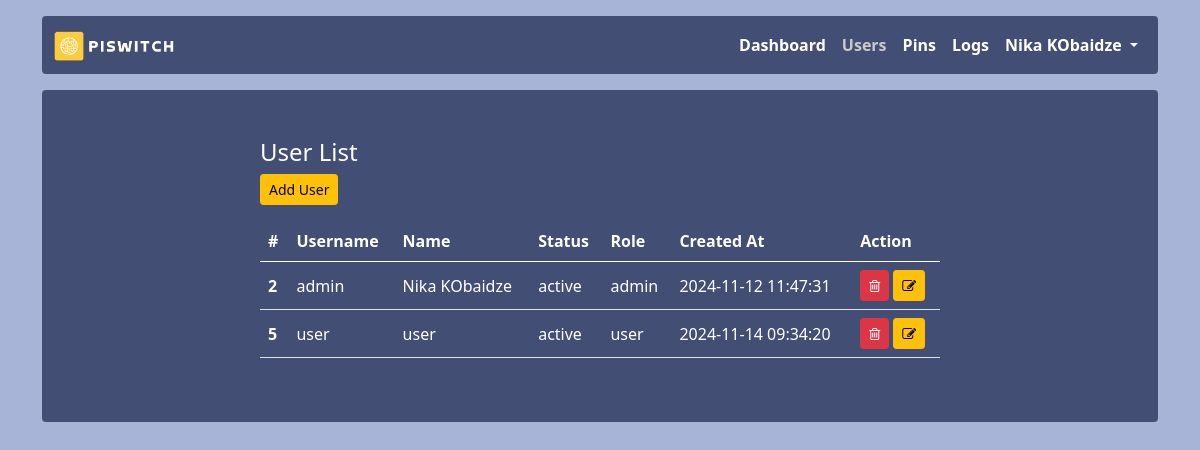
Page /users (signed in) on the earlier database version.
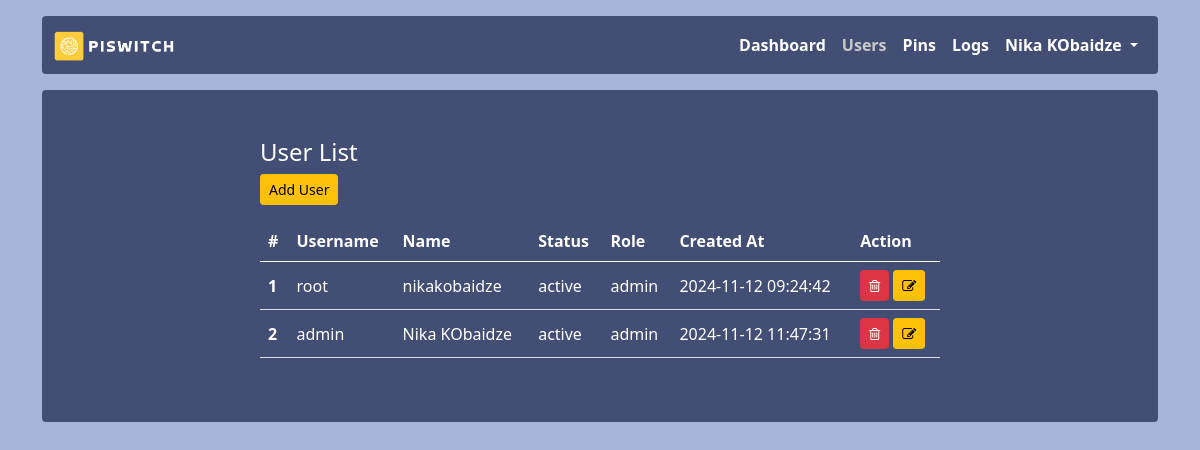
Same page on the later database version.
### app.py (models this page shows, shortened)
class Users(db.Model):
    id = db.Column(db.Integer, primary_key = True)
    username = db.Column(db.String(255))
    name = db.Column(db.String(255))
    password = db.Column(db.String(255))
    role = db.Column(db.String(20))
    status = db.Column(db.String(20))
    created_at = db.Column(db.DateTime, default=datetime.utcnow())

### app.py (the view)
@app.route('/users')
@login_required
@check_admin
def users():
    users = Users.query.all()
    return render_template('users/users.html', users=users)

### app.py (called while the page is built)
def login_required(f):
    @wraps(f)
    def decorated_function(*args, **kwargs):
        if session.get("user_id") is None:
            return redirect("/login")
        return f(*args, **kwargs)
    return decorated_function

def check_admin(f):
    @wraps(f)
    def decorated_function(*args, **kwargs):
        if session.get("role") != 'admin':
            return redirect("/")
        return f(*args, **kwargs)
    return decorated_function

### templates/users/users.html (shortened to what this page needs)
{% extends 'layout.html' %}
{% block content %}
<h4>User List</h4>
<a href="{{ url_for('add_user') }}" class="btn btn-warning btn-sm">Add User</a>
<table class="table mt-3">
    <thead>
        <tr>
            <th scope="col">#</th>
            <th scope="col">Username</th>
            <th scope="col">Name</th>
            <th scope="col">Status</th>
            <th scope="col">Role</th>
            <th scope="col">Created At</th>
            <th scope="col">Action</th>
        </tr>
    </thead>
    <tbody>
        {% for user in users %}
            <tr>
                <th scope="row">{{ user.id }}</th>
                <td>{{ user.username }}</td>
                <td>{{ user.name }}</td>
                <td>{{ user.status }}</td>
                <td>{{ user.role }}</td>
                <td>{{ user.created_at.strftime("%Y-%m-%d %H:%M:%S") }}</td>
                <td>
                    <button type="button" id="{{user.id}}" onclick="getId(this)" class="btn btn-sm btn-danger" data-bs-toggle="modal" data-bs-target="#delete-user">
                        <i class="fa fa-trash-o" aria-hidden="true"></i>
                    </button>
                    <a href="" class="btn btn-sm btn-warning">
                        <i class="fa fa-edit" aria-hidden="true"></i>
                    </a>
                </td>
            </tr>
        {% endfor %}
    </tbody>
</table>
{% endblock %}

### templates/layout.html (shortened to what this page needs)
<!DOCTYPE html>
<html lang="en">
    <head>
        <link href="{{ url_for('static', filename='assets/dist/css/bootstrap.min.css') }}" rel="stylesheet" />
        <link href="{{ url_for('static', filename='css/style.css') }}" rel="stylesheet" />
        <link rel="stylesheet" href="{{ url_for('static', filename='css/font-awesome.css') }}">
    </head>
    <body>
        <main>
            <div class="container">
                <nav class="navbar navbar-expand-lg navbar-light bg-light rounded mt-3 color" aria-label="Eleventh navbar example">
                    <div class="container-fluid">
                        <a class="navbar-brand" href="{{ url_for('index') }}">
                            <img src="{{ url_for('static', filename='img/logo.png') }}" alt="PiSwitch" height="30px" />
                        </a>
                        <div class="collapse navbar-collapse" id="navbarsExample09">
                            <ul class="navbar-nav ms-auto mb-2 mb-lg-0">
                                <li class="nav-item">
                                    <a class="nav-link {% if request.path == url_for('index') %}active{% endif %}" aria-current="page" href="{{ url_for('index') }}">Dashboard</a>
                                </li>
                                {% if session['role'] == 'admin'%}
                                    <li class="nav-item">
                                        <a class="nav-link {% if request.path == url_for('users') %}active{% endif %}"  href="{{ url_for('users') }}">Users</a>
                                    </li>
                                    <li class="nav-item">
                                        <a class="nav-link {% if request.path == url_for('pins') %}active{% endif %}" href="{{ url_for('pins') }}">Pins</a>
                                    </li>
                                {%endif%}
                                <li class="nav-item">
                                    <a class="nav-link {% if request.path == url_for('logs') %}active{% endif %}" href="{{ url_for('logs') }}">Logs</a>
                                </li>
                                <li class="nav-item dropdown">
                                    <a class="nav-link dropdown-toggle" href="#" id="dropdown09" data-bs-toggle="dropdown" aria-expanded="false">
                                        {{ session.name }}
                                    </a>
                                </li>
                            </ul>
                        </div>
                    </div>
                </nav>
                <div class="mt-3">
                    <div class="bg-light p-5 rounded color">
                        <div class="col-sm-8 mx-auto">{% block content %}{% endblock %}</div>
                    </div>
                </div>
            </div>
        </main>
    </body>
</html>

Differences in the rows shown:
removed Users: id "5", username "user", name "user", status "active", role "user", created_at "2024-11-14 09:34:20"
added Users: id "1", username "root", name "nikakobaidze", status "active", role "admin", created_at "2024-11-12 09:24:42"
